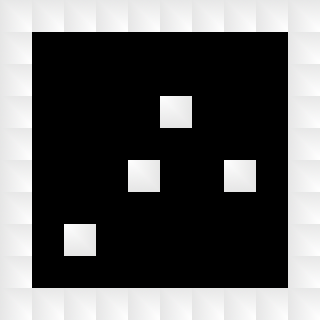

A level layout from a 2D game, rendered from its tile map. Below: a short description, then the map file with its tile-grid data intact:
An orthogonal 10x10 tile map with 32x32 px tiles, 1 tile layer (world).

<map version="1.4" tiledversion="1.4.2" orientation="orthogonal" renderorder="right-down" width="10" height="10" tilewidth="32" tileheight="32" infinite="0" nextlayerid="3" nextobjectid="1">
 <editorsettings>
  <export target="tilemap.json" format="json" />
 </editorsettings>
 <tileset firstgid="1" name="walls" tilewidth="32" tileheight="32" tilecount="16" columns="4">
  <image source="wall.png" width="128" height="128" />
 </tileset>
 <layer id="1" name="world" width="10" height="10">
  <data encoding="csv">
6,6,6,6,6,6,6,6,6,6,
6,0,0,0,0,0,0,0,0,6,
6,0,0,0,0,0,0,0,0,6,
6,0,0,0,0,11,0,0,0,6,
6,0,0,0,0,0,0,0,0,6,
6,0,0,0,11,0,0,11,0,6,
6,0,0,0,0,0,0,0,0,6,
6,0,11,0,0,0,0,0,0,6,
6,0,0,0,0,0,0,0,0,6,
6,6,6,6,6,6,6,6,6,6
</data>
 </layer>
</map>
